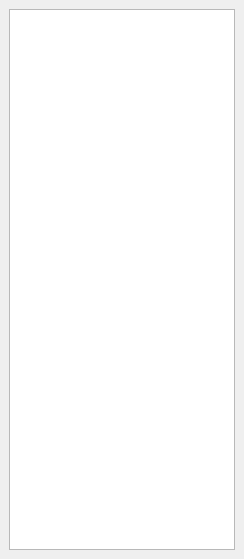
<?xml version="1.0" encoding="UTF-8"?>
<ui version="4.0">
 <class>CFolderDock</class>
 <widget class="QDockWidget" name="CFolderDock">
  <property name="geometry">
   <rect>
    <x>0</x>
    <y>0</y>
    <width>244</width>
    <height>559</height>
   </rect>
  </property>
  <property name="windowTitle">
   <string>Folder View</string>
  </property>
  <widget class="QWidget" name="dockWidgetContents">
   <layout class="QGridLayout" name="gridLayout">
    <item row="0" column="0">
     <widget class="QTreeView" name="folderView"/>
    </item>
   </layout>
  </widget>
 </widget>
 <resources/>
 <connections/>
</ui>
